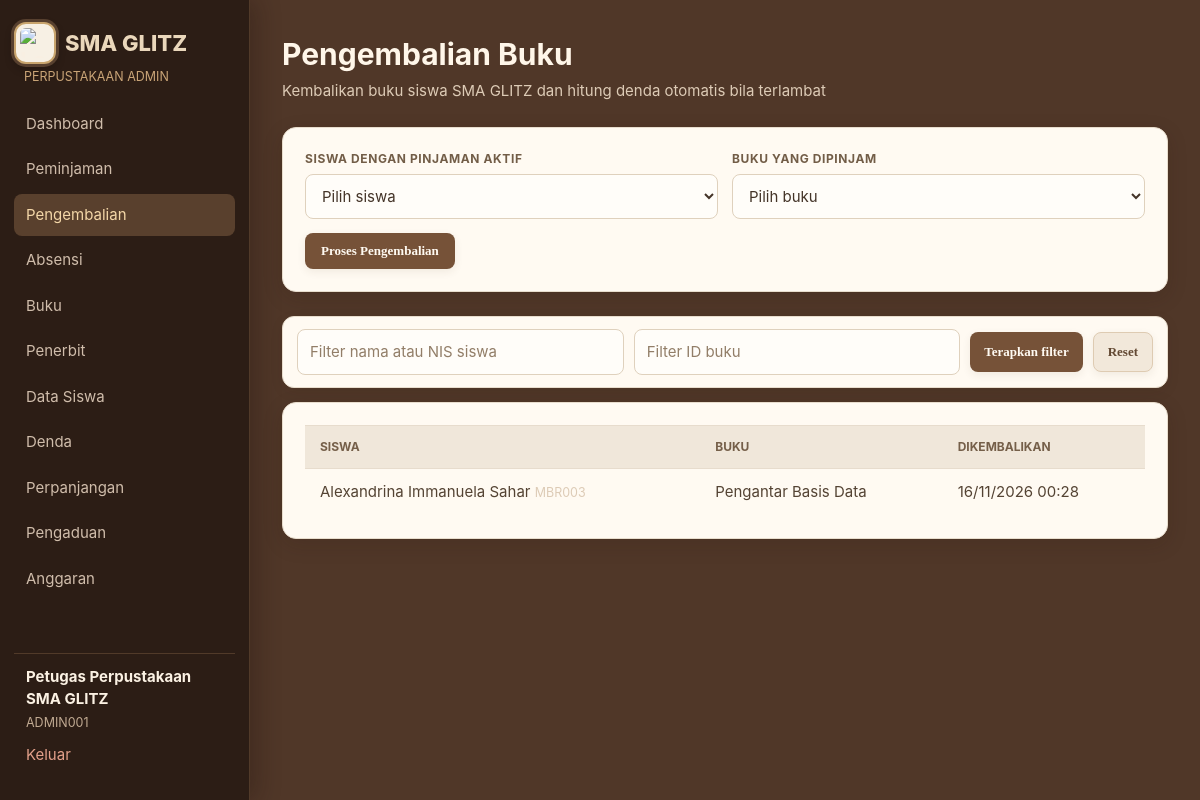
The app's page /admin/returns.php (signed in) with its own data.
### tables this page shows
CREATE TABLE borrowings (
    id INTEGER PRIMARY KEY AUTOINCREMENT, user_id INTEGER NOT NULL, book_id INTEGER NOT NULL,
    borrowed_at TEXT NOT NULL DEFAULT CURRENT_TIMESTAMP, due_date TEXT NOT NULL, returned_at TEXT,
    status TEXT NOT NULL DEFAULT 'active', renew_count INTEGER NOT NULL DEFAULT 0,
    created_at TEXT NOT NULL DEFAULT CURRENT_TIMESTAMP, updated_at TEXT NOT NULL DEFAULT CURRENT_TIMESTAMP, fulfillment_method TEXT, pickup_deadline TEXT, shipping_fee INTEGER NOT NULL DEFAULT 0, receipt_no TEXT, estimated_delivery TEXT, payment_method TEXT, paid_at TEXT, delivery_address TEXT, payment_deadline TEXT, history_visible INTEGER NOT NULL DEFAULT 1,
    FOREIGN KEY (user_id) REFERENCES users(id), FOREIGN KEY (book_id) REFERENCES books(id)
);

CREATE TABLE users (
    id INTEGER PRIMARY KEY AUTOINCREMENT, member_id TEXT NOT NULL UNIQUE, name TEXT NOT NULL,
    email TEXT NOT NULL UNIQUE, phone TEXT, gender TEXT, address TEXT, password TEXT NOT NULL,
    role TEXT NOT NULL DEFAULT 'member', status TEXT NOT NULL DEFAULT 'active',
    created_at TEXT NOT NULL DEFAULT CURRENT_TIMESTAMP, updated_at TEXT NOT NULL DEFAULT CURRENT_TIMESTAMP
, photo_path TEXT, nik TEXT, nis TEXT, kelas TEXT);

CREATE TABLE books (
    id INTEGER PRIMARY KEY AUTOINCREMENT, book_id TEXT NOT NULL UNIQUE, title TEXT NOT NULL, author TEXT NOT NULL,
    year INTEGER, pages INTEGER, genre TEXT, stock INTEGER NOT NULL DEFAULT 1, available INTEGER NOT NULL DEFAULT 1,
    cover_url TEXT, publisher_id INTEGER, created_at TEXT NOT NULL DEFAULT CURRENT_TIMESTAMP,
    updated_at TEXT NOT NULL DEFAULT CURRENT_TIMESTAMP, synopsis TEXT,
    FOREIGN KEY (publisher_id) REFERENCES publishers(id) ON DELETE SET NULL
);

### includes/bootstrap.php (called while the page is built, shortened)
<?php
function base_url(string $path = ''): string
{
    $script = rawurldecode($_SERVER['SCRIPT_NAME'] ?? '');
    $marker = '/versiphp/';
    $position = stripos($script, $marker);
    $base = $position === false ? '' : substr($script, 0, $position + strlen($marker) - 1);
    return $base . ($path === '' ? '/' : '/' . ltrim($path, '/'));
}
function url(string $path = ''): string
{
    return base_url($path);
}
function e(mixed $value): string
{
    return htmlspecialchars((string) $value, ENT_QUOTES, 'UTF-8');
}
function pdo(): PDO
{
    static $pdo = null;
    if ($pdo instanceof PDO) {
        return $pdo;
    }
    $pdo = new PDO('sqlite:' . DB_FILE);
    $pdo->setAttribute(PDO::ATTR_ERRMODE, PDO::ERRMODE_EXCEPTION);
    $pdo->setAttribute(PDO::ATTR_DEFAULT_FETCH_MODE, PDO::FETCH_ASSOC);
    $pdo->exec('PRAGMA foreign_keys = ON');
    initialise_database($pdo);
    return $pdo;
}
function initialise_database(PDO $db): void
{
    $userColumns = array_column($db->query('PRAGMA table_info(users)')->fetchAll(), 'name');
    $db->exec("UPDATE users SET address='Perpustakaan SMA GLITZ, Jl. Glitz No. 1, Semarang' WHERE member_id='ADMIN001'");
    $db->exec("UPDATE publishers SET location='Semarang' WHERE name IN ('Gramedia Pustaka Utama','Erlangga','Mizan','Kompas') AND location IN ('Jakarta','Bandung')");
    $bookColumns = array_column($db->query('PRAGMA table_info(books)')->fetchAll(), 'name');
    $borrowingColumns = array_column($db->query('PRAGMA table_info(borrowings)')->fetchAll(), 'name');
    $extensionColumns = array_column($db->query('PRAGMA table_info(extensions)')->fetchAll(), 'name');
    $complaintColumns = array_column($db->query('PRAGMA table_info(complaints)')->fetchAll(), 'name');
    if ((int) $db->query('SELECT COUNT(*) FROM users')->fetchColumn() === 0) {
        seed_database($db);
    }
    $seedMigration=$db->prepare('SELECT 1 FROM app_migrations WHERE name=?');
    $seedMigration->execute(['member_mbr001_ongoing_loan_v1']);
    $hideExample=$db->prepare('SELECT 1 FROM app_migrations WHERE name=?');
    $hideExample->execute(['hide_mbr001_bk004_history_v1']);
    $glitzMigration = $db->prepare('SELECT 1 FROM app_migrations WHERE name=?');
    $glitzMigration->execute(['sma_glitz_dummy_data_v2']);
    $coversMigration = $db->prepare('SELECT 1 FROM app_migrations WHERE name=?');
    $coversMigration->execute(['sma_glitz_book_covers_v1']);
}
function rows(string $query, array $params = []): array
{
    $statement = pdo()->prepare($query);
    $statement->execute($params);
    return $statement->fetchAll();
}
function date_id(?string $value, bool $withTime = false): string
{
    $time = strtotime($value);
    return date($withTime ? 'd/m/Y H:i' : 'd/m/Y', $time);
}

### admin/returns.php (the view, shortened to what this page needs)
<?php
require_once __DIR__ . '/../includes/layout.php'; require_admin();
$memberId = trim($_GET['member_id'] ?? ''); $bookId = trim($_GET['book_id'] ?? '');
$query = 'SELECT br.*,u.name,u.member_id,b.title,b.book_id FROM borrowings br JOIN users u ON u.id=br.user_id JOIN books b ON b.id=br.book_id WHERE br.status="returned"'; $params = [];
$data = rows($query . ' ORDER BY br.returned_at DESC', $params);
?>
<section class="modal"><form method="post"><div class="form-grid"><div class="form-row"><label>Siswa dengan Pinjaman Aktif</label><select name="member_id" required><option value="">Pilih siswa</option></select></div><div class="form-row"><label>Buku yang Dipinjam</label><select name="book_id" required><option value="">Pilih buku</option></select></div></div><button class="btn btn-success">Proses Pengembalian</button></form></section>
<form class="card admin-id-search" method="get"><input name="member_id" value="<?= e($memberId) ?>" placeholder="Filter nama atau NIS siswa"><input name="book_id" value="<?= e($bookId) ?>" placeholder="Filter ID buku"><button type="submit" class="btn btn-primary">Terapkan filter</button><a class="button secondary btn btn-secondary" href="<?= e(url('admin/returns.php')) ?>">Reset</a></form>
<section class="card table-card"><table><thead><tr><th>Siswa</th><th>Buku</th><th>Dikembalikan</th></tr></thead><tbody><?php foreach ($data as $row): ?><tr><td><?= e($row['name']) ?> <small class="muted"><?= e($row['member_id']) ?></small></td><td><?= e($row['title']) ?></td><td><?= date_id($row['returned_at'], true) ?></td></tr><?php endforeach; ?><?php if (!$data): ?><tr><td colspan="3" class="muted">Tidak ada data pengembalian.</td></tr><?php endif; ?></tbody></table></section>

### records on screen
borrowings: user.name "Alexandrina Immanuela Sahar", user.member_id "MBR003", book.title "Pengantar Basis Data", returned_at "16/11/2026 00:28"

### other values on screen
$label "Dashboard"
$label "Peminjaman"
$label "Pengembalian"
$label "Absensi"
$label "Buku"
$label "Penerbit"
$label "Data Siswa"
$label "Denda"
$label "Perpanjangan"
$label "Pengaduan"
$label "Anggaran"
$user['name'] "Petugas Perpustakaan SMA GLITZ"
$user['member_id'] "ADMIN001"
$title "Pengembalian Buku"
$subtitle "Kembalikan buku siswa SMA GLITZ dan hitung denda otomatis bila terlambat"
